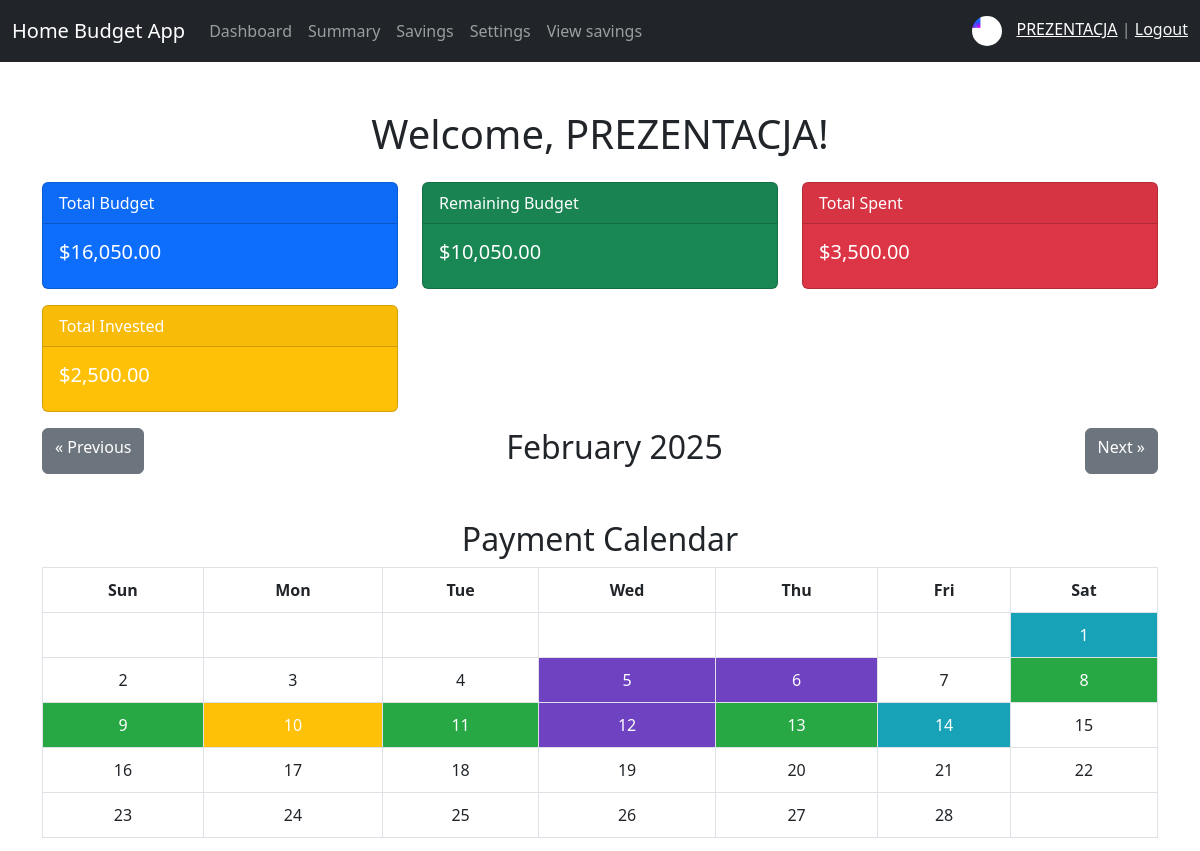
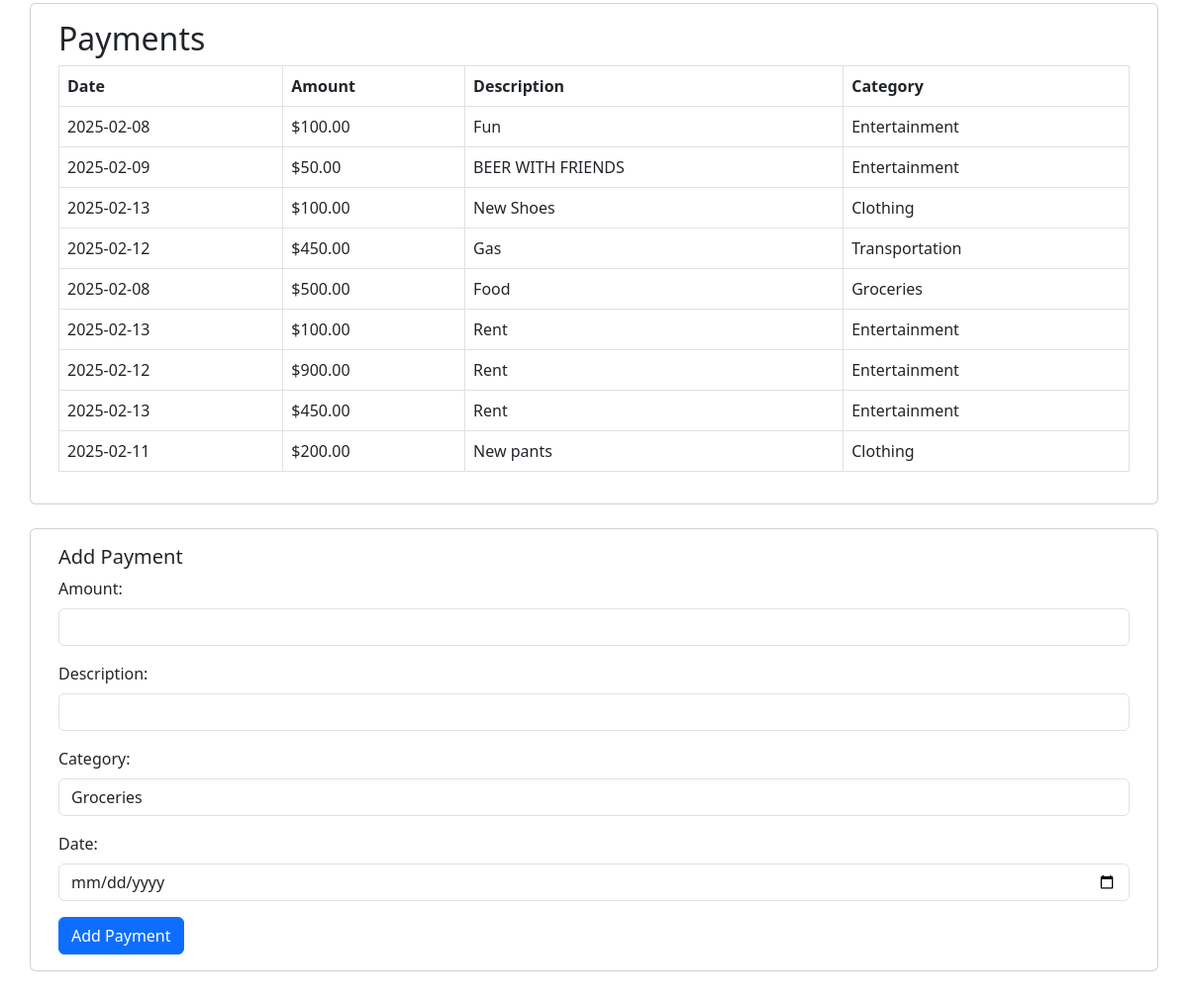
/homebudgetapp/dashboard.php (signed in), run on the app's committed database (2 pictures, top to bottom).
### tables this page shows
CREATE TABLE `users` (
  `id` int(11) NOT NULL,
  `username` varchar(255) NOT NULL,
  `email` varchar(255) NOT NULL,
  `password` varchar(255) NOT NULL,
  `photo` varchar(255) DEFAULT NULL,
  `budget` decimal(10,2) DEFAULT 0.00,
  `share_code` varchar(255) DEFAULT NULL,
  `created_at` timestamp NOT NULL DEFAULT current_timestamp()
);

CREATE TABLE `payments` (
  `id` int(11) NOT NULL,
  `user_id` int(11) NOT NULL,
  `amount` decimal(10,2) NOT NULL,
  `description` varchar(255) NOT NULL,
  `category` varchar(255) NOT NULL,
  `date` date NOT NULL
);

### homebudgetapp/dashboard.php (the view, shortened to what this page needs)
<?php
include 'db.php';
$userId = $_SESSION['user_id'];
$username = $_SESSION['username'];
$query = $db->prepare("SELECT * FROM users WHERE id = ?");
$query->execute([$userId]);
$user = $query->fetch(PDO::FETCH_ASSOC);
$query = $db->prepare("SELECT SUM(amount) AS total_regular_income FROM income WHERE user_id = ? AND type = 'regular' AND date <= CURRENT_DATE()");
$query->execute([$userId]);
$regularIncome = $query->fetch(PDO::FETCH_ASSOC)['total_regular_income'] ?? 0;
$query = $db->prepare("SELECT SUM(amount) AS total_irregular_income FROM income WHERE user_id = ? AND type = 'irregular' AND date <= CURRENT_DATE()");
$query->execute([$userId]);
$irregularIncome = $query->fetch(PDO::FETCH_ASSOC)['total_irregular_income'] ?? 0;
$currentBudget = ($user['budget'] ?? 0) + $regularIncome + $irregularIncome;
$query = $db->prepare("SELECT SUM(amount) AS total_spent FROM payments WHERE user_id = ? AND date <= CURRENT_DATE()");
$query->execute([$userId]);
$totalSpent = $query->fetch(PDO::FETCH_ASSOC)['total_spent'] ?? 0;
$query = $db->prepare("SELECT SUM(amount) AS total_invested FROM investments WHERE user_id = ?");
$query->execute([$userId]);
$totalInvested = $query->fetch(PDO::FETCH_ASSOC)['total_invested'] ?? 0;
$remainingBudget = $currentBudget - $totalSpent - $totalInvested;
$month = isset($_GET['month']) ? intval($_GET['month']) : date('m');
$year = isset($_GET['year']) ? intval($_GET['year']) : date('Y');
$query = $db->prepare("SELECT * FROM payments WHERE user_id = ? AND MONTH(date) = ? AND YEAR(date) = ?");
$query->execute([$userId, $month, $year]);
$payments = $query->fetchAll(PDO::FETCH_ASSOC);
$query = $db->prepare("SELECT * FROM regular_payments WHERE user_id = ?");
$query->execute([$userId]);
$regularPayments = $query->fetchAll(PDO::FETCH_ASSOC);
$query = $db->prepare("SELECT * FROM income WHERE user_id = ? AND type = 'irregular' AND MONTH(date) = ? AND YEAR(date) = ?");
$query->execute([$userId, $month, $year]);
$irregularIncomeEntries = $query->fetchAll(PDO::FETCH_ASSOC);
$query = $db->prepare("SELECT * FROM income WHERE user_id = ? AND type = 'regular'");
$query->execute([$userId]);
$regularIncomeEntries = $query->fetchAll(PDO::FETCH_ASSOC);
$daysInMonth = cal_days_in_month(CAL_GREGORIAN, $month, $year);
$firstDayOfMonth = date('w', strtotime("$year-$month-01"));
$calendar = [];
for ($i = 0; $i < $firstDayOfMonth; $i++) {
    $calendar[] = '';
}
for ($day = 1; $day <= $daysInMonth; $day++) {
    $calendar[] = $day;
}
while (count($calendar) % 7 != 0) {
    $calendar[] = '';
}
function isPaymentDay($day, $payments) {
    foreach ($payments as $payment) {
        if (date('j', strtotime($payment['date'])) == $day) {
            return true;
        }
    }
    return false;
}
function isRegularPaymentDay($day, $regularPayments) {
    foreach ($regularPayments as $payment) {
        if (date('j', strtotime($payment['date'])) == $day) {
            return true;
        }
    }
    return false;
}
function isIrregularIncomeDay($day, $irregularIncome) {
    foreach ($irregularIncome as $income) {
        if (date('j', strtotime($income['date'])) == $day) {
            return true;
        }
    }
    return false;
}
function isRegularIncomeDay($date, $regularIncome) {
    foreach ($regularIncome as $income) {
        if (date('j', strtotime($income['date'])) == $date) {
            return true;
        }
    }
    return false;
}
?>
<!DOCTYPE html>
<html lang="en">
<head>
    <link href="https://cdn.jsdelivr.net/npm/bootstrap@5.3.0-alpha3/dist/css/bootstrap.min.css" rel="stylesheet">
</head>
<body>
<nav class="navbar navbar-expand-lg navbar-dark bg-dark">
    <div class="container-fluid">
        <a class="navbar-brand" href="dashboard.php">Home Budget App</a>
        <div class="collapse navbar-collapse" id="navbarNav">
            <ul class="navbar-nav me-auto">
                <li class="nav-item"><a class="nav-link" href="dashboard.php">Dashboard</a></li>
                <li class="nav-item"><a class="nav-link" href="summary.php">Summary</a></li>
                <li class="nav-item"><a class="nav-link" href="savings.php">Savings</a></li>
                <li class="nav-item"><a class="nav-link" href="settings.php">Settings</a></li>
                <li class="nav-item"><a class="nav-link" href="view_savings.php">View savings</a></li>
            </ul>
            <span class="navbar-text">
                <?php if (isset($user['photo']) && $user['photo']): ?>
                    <img src="<?= htmlspecialchars($user['photo']) ?>" alt="Profile Photo">
                <?php endif; ?>
                <a href="profile.php"><?= htmlspecialchars($username) ?></a> | <a href="logout.php" class="text-light">Logout</a>
            </span>
        </div>
    </div>
</nav>
<div class="container my-5">
    <h1 class="text-center mb-4">Welcome, <?= htmlspecialchars($username) ?>!</h1>
    <div class="row">
        <div class="col-md-4">
    <div class="card text-white bg-primary mb-3">
        <div class="card-header">Total Budget</div>
        <div class="card-body">
            <h5 class="card-title">$<?= number_format($currentBudget / 2, 2) ?></h5>
        </div>
    </div>
</div>
<div class="col-md-4">
    <div class="card text-white bg-success mb-3">
        <div class="card-header">Remaining Budget</div>
        <div class="card-body">
            <h5 class="card-title">$<?= number_format(($remainingBudget - $totalSpent - $totalInvested)/2, 2) ?></h5>
        </div>
    </div>
</div>
<div class="col-md-4">
    <div class="card text-white bg-danger mb-3">
        <div class="card-header">Total Spent</div>
        <div class="card-body">
            <h5 class="card-title">$<?= number_format($totalSpent, 2) ?></h5>
        </div>
    </div>
</div>
<div class="col-md-4">
    <div class="card text-white bg-warning mb-3">
        <div class="card-header">Total Invested</div>
        <div class="card-body">
            <h5 class="card-title">$<?= number_format($totalInvested , 2) ?></h5>
        </div>
    </div>
</div>
    <div class="d-flex justify-content-between mb-3">
        <a href="?month=<?= $month == 1 ? 12 : $month - 1 ?>&year=<?= $month == 1 ? $year - 1 : $year ?>" class="btn btn-secondary">&laquo; Previous</a>
        <h2 class="text-center"><?= date('F Y', strtotime("$year-$month-01")) ?></h2>
        <a href="?month=<?= $month == 12 ? 1 : $month + 1 ?>&year=<?= $month == 12 ? $year + 1 : $year ?>" class="btn btn-secondary">Next &raquo;</a>
    </div>
    <div class="calendar">
        <h2 class="text-center">Payment Calendar</h2>
        <table class="table table-bordered">
            <thead>
                <tr>
                    <th>Sun</th>
                    <th>Mon</th>
                    <th>Tue</th>
                    <th>Wed</th>
                    <th>Thu</th>
                    <th>Fri</th>
                    <th>Sat</th>
                </tr>
            </thead>
            <tbody>
                <?php for ($i = 0; $i < count($calendar); $i++): ?>
                    <?php if ($i % 7 == 0): ?>
                        <tr>
                    <?php endif; ?>
                    <td class="<?= isPaymentDay($calendar[$i], $payments) ? 'payment-day' : '' ?>
                    <?= isRegularPaymentDay($calendar[$i], $regularPayments) ? 'regular-payment-day' : '' ?>
                     <?= isIrregularIncomeDay($calendar[$i], $irregularIncomeEntries) ? 'irregular-income-day' : '' ?>
                     <?= isRegularIncomeDay($calendar[$i], $regularIncomeEntries) ? 'regular-income-day' : '' ?>"
                        data-bs-toggle="modal" data-bs-target="#detailsModal" data-day="<?= $calendar[$i] ?>">
                        <?= $calendar[$i] ?>
                    </td>
                    <?php if ($i % 7 == 6): ?>
                        </tr>
                    <?php endif; ?>
                <?php endfor; ?>
            </tbody>
        </table>
    </div>
    <div class="card mb-4">
        <div class="card-body">
            <h2 class="card-title">Payments</h2>
            <table class="table table-bordered">
                <thead>
                    <tr>
                        <th>Date</th>
                        <th>Amount</th>
                        <th>Description</th>
                        <th>Category</th>
                    </tr>
                </thead>
                <tbody>
                    <?php foreach ($payments as $payment): ?>
                        <tr>
                            <td><?= htmlspecialchars(date('Y-m-d', strtotime($payment['date']))) ?></td>
                            <td>$<?= number_format($payment['amount'], 2) ?></td>
                            <td><?= htmlspecialchars($payment['description']) ?></td>
                            <td><?= htmlspecialchars($payment['category']) ?></td>
                        </tr>
                    <?php endforeach; ?>
                </tbody>
            </table>
        </div>
    </div>
    <div class="card mb-4">
        <div class="card-body">
            <h5 class="card-title">Add Payment</h5>
            <form method="POST" action="dashboard.php">
                <div class="mb-3">
                    <label for="amount" class="form-label">Amount:</label>
                    <input type="number" class="form-control" id="amount" name="amount" step="0.01" required>
                </div>
                <div class="mb-3">
                    <label for="description" class="form-label">Description:</label>
                    <input type="text" class="form-control" id="description" name="description" required>
                </div>
                <div class="mb-3">
                    <label for="category" class="form-label">Category:</label>
                    <select class="form-control" id="category" name="category" required>
                        <option value="Groceries">Groceries</option>
                    </select>
                </div>
                <div class="mb-3">
                    <label for="date" class="form-label">Date:</label>
                    <input type="date" class="form-control" id="date" name="date" required>
                </div>
                <button type="submit" class="btn btn-primary">Add Payment</button>
            </form>
        </div>
    </div>
</div>
</body>
</html>

### homebudgetapp/dashboard.php (style rules this page uses)
.calendar { margin-top: 30px; }
.calendar td, .calendar th { text-align: center; padding: 10px; }
.calendar .payment-day { background-color: #28a745; color: #fff; }
.calendar .regular-payment-day { background-color: #ffc107; color: #fff; }
.calendar .irregular-income-day { background-color: #17a2b8; color: #fff; }
.calendar .regular-income-day { background-color: #6f42c1; color: #fff; animation: happyBackground 1s infinite; }
.navbar-text img { border-radius: 50%; width: 30px; height: 30px; margin-right: 10px; }

### data on the page
users: photo (picture)
payments: date "2025-02-08", amount "100.00", description "Fun", category "Entertainment"
payments: date "2025-02-09", amount "50.00", description "BEER WITH FRIENDS", category "Entertainment"
payments: date "2025-02-13", amount "100.00", description "New Shoes", category "Clothing"
payments: date "2025-02-12", amount "450.00", description "Gas", category "Transportation"
payments: date "2025-02-08", amount "500.00", description "Food", category "Groceries"
payments: date "2025-02-13", amount "100.00", description "Rent", category "Entertainment"
payments: date "2025-02-12", amount "900.00", description "Rent", category "Entertainment"
payments: date "2025-02-13", amount "450.00", description "Rent", category "Entertainment"
payments: date "2025-02-11", amount "200.00", description "New pants", category "Clothing"

### other printed values
$username "PREZENTACJA"
$currentBudget / 2 "16,050.00"
$totalSpent "3,500.00"
$totalInvested "2,500.00"
date('F Y', strtotime("$year-$month-01")) "February 2025"
$calendar[$i] "1"
$calendar[$i] "2"
$calendar[$i] "3"
$calendar[$i] "4"
$calendar[$i] "5"
$calendar[$i] "6"
$calendar[$i] "7"
$calendar[$i] "8"
$calendar[$i] "9"
$calendar[$i] "10"
